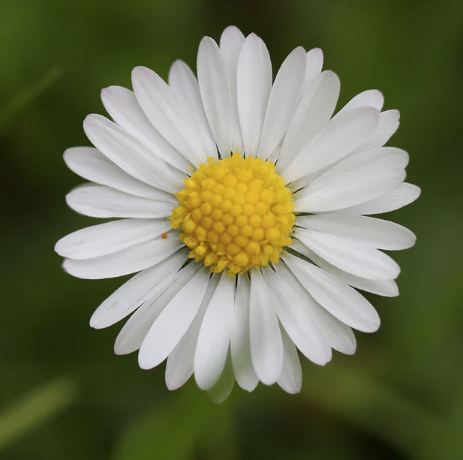
#> input picture demo_images/daisy.png, 463 x 460 px; its folder holds only this picture in this run
$ jupyter execute --allow-errors demo.ipynb
#> lines starting #> are read from the running program, lines starting #| are printed output that depends on the picture; after the words box and inside, x2 and y2 are one past the last pixel; in counts of white or black regions, pixels touching at a corner belong together
### canny_operator.py
import numpy as np

class canny:
    '''
    Canny edge operator

    Computes a binary edge corresponding to local spatial gradient maxima in the image.

    Parameters
    __________
    sigma: Standard deviation of the Gaussian kernel (float)
    k: Kernel width (int - k = 6*sigma-1 by default)
    t_lo: Lower threshold (float between 0 and 1, and lower or equal to t_hi - t_lo = 0.25 by default)
    t_hi: Upper threshold (float between 0 and 1, and greater or equal to t_lo - t_hi = 0.5 by default)

    Returns
    _______
    '''

    def __init__(self, sigma, k = None, t_lo = 0.25, t_hi = 0.5):
        self.sigma = sigma
        self.k = k
        self.t_lo = t_lo
        self.t_hi = t_hi
        self.H = None

    def _DoG1(self):
        '''
        1D Derivative of Gaussian (DoG) kernel.
        The kernel is horizontal by definition with dimensions (1,k).
        If no value of k is provided, it is automatically set to: k = 6*sigma - 1

        Parameters
        __________
        sigma: Standard deviation of the Gaussian kernel (float)
        k: Kernel width (int)

        Returns
        _______
        H: 1D Gaussian kernel (1,k)
        '''

        if self.k == None:
            self.k = 3 * 2 * int(self.sigma) - 1

        H = np.zeros((1, self.k))
        center = int(self.k / 2)

        for i in range(self.k):
            x = i - center
            H[0, i] = (-x / self.sigma ** 2) * (1 / (np.sqrt(2 * np.pi * self.sigma ** 2))) * (np.exp(-x ** 2 / (2 * self.sigma ** 2)))

        H /= np.sum(H)

        return H

    def _convolve(self, I, H):
        '''
        Computes the convolution of the input image (I) with kernel (H).
        Reflection padding is used to accomodate convolutional operations near the edges of the image.

        Parameters
        __________
        I: Input image (2D uint8 array)
        H: Kernel (-)

        Returns
        _______
        F: Convolution of image with kernel.

        '''
        delta_y = int(H.shape[0] / 2)
        delta_x = int(H.shape[1] / 2)

        I_pad = np.zeros((I.shape[0] + delta_y * 2, I.shape[1] + delta_x * 2))
        I_pad[delta_y:(I.shape[0] + delta_y), delta_x:(I.shape[1] + delta_x)] = I

        F_pad = np.zeros((I_pad.shape))

        # Mirroring to remove edge effects
        # x
        if delta_x > 0:
            I_pad[:, 0:delta_x] = np.flip(I_pad[:, delta_x:2 * delta_x], axis=1)
            I_pad[:, -delta_x:] = np.flip(I_pad[:, -2 * delta_x:-delta_x], axis=1)
        # y
        if delta_y > 0:
            I_pad[0:delta_y, :] = np.flip(I_pad[delta_y:2 * delta_y, :], axis=0)
            I_pad[-delta_y:, :] = np.flip(I_pad[-2 * delta_y:-delta_y, :], axis=0)

        for i in range(delta_y, I.shape[0] + delta_y):
            for j in range(delta_x, I.shape[1] + delta_x):
                F_pad[i, j] = np.sum(I_pad[(i - delta_y):(i + delta_y + 1), (j - delta_x):(j + delta_x + 1)] * H)

        F = F_pad[delta_y:(I.shape[0] + delta_y), delta_x:(I.shape[1] + delta_x)]

        return F

    def _compute_gradient(self, X):
        '''
        Computes the derivative of the image using the precomputed 1D DoG kernel.
        This is done using two 1D convolution for simplicity.

        Parameters
        __________
        X: Image (2D uint8 array)

        Returns
        _______
        Gx: Horizontal gradient (2D float array)
        Gy: Vertical gradient (2D float array)

        '''

        DoG = self._DoG1()
        Gx = self._convolve(X, DoG)
        Gy = self._convolve(X, DoG.T)
        return Gx, Gy

    def _get_orientation(self, Gx, Gy):
        '''
        Computes the orientation of each pixel using its corresponding vertical and horizontal gradient values.
        The computational trick discussed in Burger and Burge's book (Digital Image Processing: An Algorithmic Introduction Using Java, 2008) is used to get around angle computation
        Orientation classes (quadrant labels) : 0 (left - right), 1 (top left - bottom right), 2 (top - bottom), 3 (top right - bottom left)

        Parameters
        __________
        Gx: Horizontal gradient (2D float array)
        Gy: Vertical gradient (2D float array)

        Returns
        _______
        orientation: Quadrant values between 0 and 3 (2D int array)
        '''

        # Computing gradient
        G = np.sqrt(Gx ** 2 + Gy ** 2)
        G /= G.max()

        # Computational trick: by rotating the octants and clever use of mirroring, we can limit the analysis to a single quadrant, and without the need for angle computation via arctan2
        angle_rot = np.pi / 8

        # Rotating by pi/8 clockwise -- bear in mind the image's y-axis points downwards!
        Gx_rot = Gx * np.cos(angle_rot) - Gy * np.sin(angle_rot)
        Gy_rot = Gx * np.sin(angle_rot) + Gy * np.cos(angle_rot)

        # Mirroring octants to upper quadrants
        Gx_rot[Gy_rot < 0] = - Gx_rot[Gy_rot < 0]
        Gy_rot[Gy_rot < 0] = - Gy_rot[Gy_rot < 0]

        # Orientation assignment (quadrants numbered 0-3)
        orientation = np.zeros((G.shape))
        orientation[(Gx_rot >= 0) & (Gy_rot > Gx_rot)] = 1
        orientation[(Gx_rot < 0) & (Gy_rot > -Gx_rot)] = 2
        orientation[(Gx_rot < 0) & (-Gx_rot >= Gy_rot)] = 3

        return orientation

    def _nms(self, G, orientation):
        '''
        Non-maxima suppression

        Thins the input gradient magnitude array by preserving local gradient magnitude maxima in the direction given by the orientation class (0-3).
        Pixels are scanned via a 3x3 kernel and their magnitudes are compared to the pixels in their respective 8-neighborhoods.

        Parameters
        __________
        G: Gradient magnitude (2D float array)
        orientation: Quadrant values between 0 and 3 (2D int array)

        Returns
        _______
        E_nms: Thinned gradient map (2D 1/0's array)
        '''

        # Mirror/reflection padding
        G_pad = np.zeros((G.shape[0] + 2, G.shape[1] + 2))
        G_pad[1:(G.shape[0] + 1), 1:(G.shape[1] + 1)] = G

        # Declaring placeholder
        E_nms = np.ones(G.shape)

        for i in range(1, G.shape[0]):
            for j in range(1, G.shape[1]):
                # Scanning each value
                K = G_pad[i - 1:i + 2, j - 1:j + 2]
                if K[1, 1] < self.t_lo:
                    E_nms[i - 1, j - 1] = False
                elif orientation[i, j] == 0:
                    if np.argmax(K[1, :]) != 1:
                        E_nms[i - 1, j - 1] = 0
                elif orientation[i, j] == 1:
                    if np.argmax(np.diag(K)) != 1:
                        E_nms[i - 1, j - 1] = 0
                elif orientation[i, j] == 2:
                    if np.argmax(K[:, 1]) != 1:
                        E_nms[i - 1, j - 1] = 0
                else:
                    if np.argmax(np.diag(np.fliplr(K))) != 1:
                        E_nms[i - 1, j - 1] = 0
        return E_nms

    def _hystt(self, G, E_nms):
        '''
        Hysteresis thresholding

        Edge pixels obtained after NMS are preserved if (1) their gradient magnitude is higher than the provided upper threshold (t_hi),
        OR (2) their gradient magnitude is between the upper and lower thresholds (t_hi and t_low, respectively) AND they are 8-connected
        to a pixel meeting condition (1).

        Parameters
        __________
        G: Gradient magnitude (2D float array)
        E_nms: Thinned gradient map (2D 1/0's array)

        Returns
        E: Object edge (2D 1/0's array)
        _______
        '''

        E = (G * E_nms) > self.t_lo
        args = np.argwhere(E)

        for i in range(len(args)):
            # Scanning each value
            y1 = np.max((0, args[i, 0] - 1))
            y2 = np.min((E_nms.shape[0], args[i, 0] + 2))
            x1 = np.max((0, args[i, 1] - 1))
            x2 = np.min((E_nms.shape[1], args[i, 1] + 2))

            if np.max(G[y1:y2, x1:x2]) < self.t_hi:
                E[args[i, 0], args[i, 1]] = 0

        return E

    def fit_predict(self, X):
        '''
        Running the Canny edge detection algorithm.

        Parameters
        __________
        X: Image (2D uint8 array)

        Returns
        E: Object edge (2D 1/0's array)
        _______
        '''
        Gx, Gy = self._compute_gradient(X)
        alpha = self._get_orientation(Gx,Gy)

        G = np.sqrt(Gx**2 + Gy**2)
        G /= G.max()

        E_nms = self._nms(G, alpha)
        E = self._hystt(G, E_nms)

        return E

    def _thicken(self, E, H = np.array([[0, 1, 0], [1, 1, 1], [0, 1, 0]])/5, n = 1):
        '''
        Thickening 1D edges by repeated convolutions (n times) with the provided kernel H.

        Parameters
        __________
        E: Object edge (2D 1/0's array)
        H: Kernel (3x3 cross kernel by default)
        n: Number of convolution iterations (one by default)

        Returns
        E_thick: Thickened object edge (2D 1/0's array)
        _______
        '''
        E_thick = E.copy()
        for i in range(n):
            E_thick = self._convolve(E_thick, H)
        return E_thick/E_thick.max()

### demo.ipynb
# Short demo

In this notebook is a short demo of my personal implementation of Canny's operator from [Canny (1998)](https://ieeexplore.ieee.org/document/4767851), using $\texttt{numpy}$ only.
\
\
I took the liberty to adapt the original approach by adding some small modifications, based on recommendations in Burger and Burge's book [("Digital Image Processing: An Algorithmic Introduction Using Java", 2008)](https://link.springer.com/book/10.1007/978-1-4471-6684-9). The DoG (Derivative of Gaussian) kernel is used to combine Gaussian filtering and gradient computation into one single step. 2D convolutions are performed via 2 repeated convolutions with 1D kernel for simplicity. A computational trick discussed in the aforementioned book simplifies the edge orientation stage by eliminating the need for angle computation.
\
\
In this notebook, I run my implementation on grayscale images of four flower species (daisy, rose, lotus, violet) and show the results. Model parameters are fixed for simplicity. Tuning both $t_{lo}$ and $t_{hi}$ may yield better results, but bear in mind there is no quick, state-of-the-art method to predict both *a priori* (a close contender is [(Yitzhaky and Peli, 2003)](https://ieeexplore.ieee.org/document/1217608)'s method, but it is recursive and based on heuristics, in addition to being computationally-demanding).

[cell 1]
# Loading packages
import cv2 # Loading images
import matplotlib.pyplot as plt # Plotting
import time # Computation time
from canny_operator import canny # Loading the implementation

[cell 2]
plt.rcParams['text.usetex'] = True # TeX font
plt.rcParams['font.family'] = 'serif' # Serif type
plt.rcParams['text.latex.preamble'] = r'\usepackage{amsmath}' # AMS-LaTeX package

[cell 3]
# Parameters
sigma = 2 # Standard deviation of DoG kernel
t_lo = 0.05 # Lower threshold
t_hi = .2 # Upper threshold

# Demo image titles
species = ['daisy', 'rose', 'lotus', 'violet']

[cell 4]
# Plotting the results
fig = plt.figure(figsize = (10,4.5), dpi = 300)

#> (the rest of this cell did not finish here and is left out)

    E = model.fit_predict(I)
#> after the loop in _convolve, `for i in range(delta_y, I.shape[0] + delta_y):`:
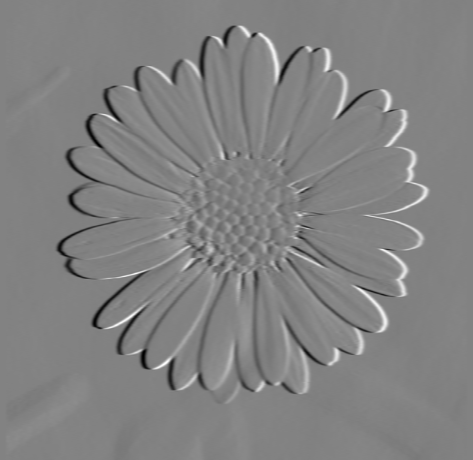
#> F_pad: shape (460, 473) float64; min -2.27e+18, max 2.17e+18, mean -1.2e+15; drawn with min black and max white
#> in _convolve (call 2), `I_pad[-delta_y:, :] = np.flip(I_pad[-2 * delta_y:-delta_y, :], axis=0)`:
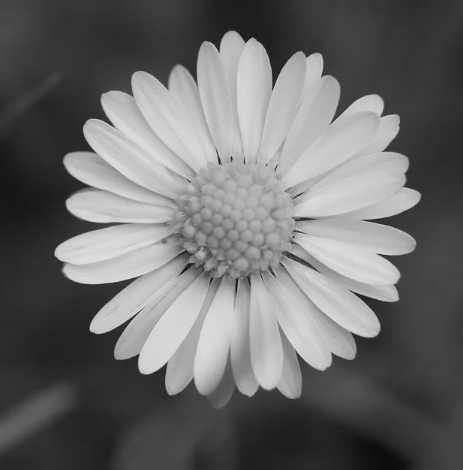
#> I_pad: shape (470, 463) float64; min 10, max 230, mean 107
#> after the loop in _convolve (call 2), `for i in range(delta_y, I.shape[0] + delta_y):`:
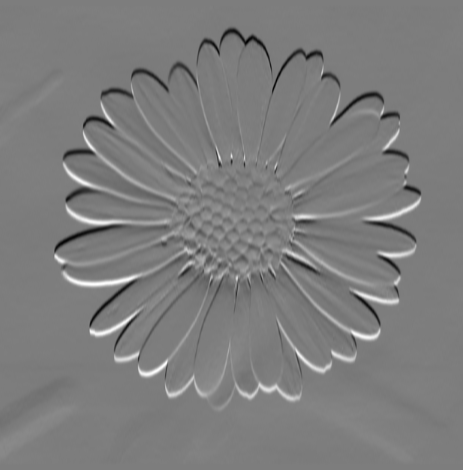
#> F_pad: shape (470, 463) float64; min -2.23e+18, max 2.3e+18, mean 1.19e+15; drawn with min black and max white
#> in _get_orientation, `Gx_rot[Gy_rot < 0] = - Gx_rot[Gy_rot < 0]`:
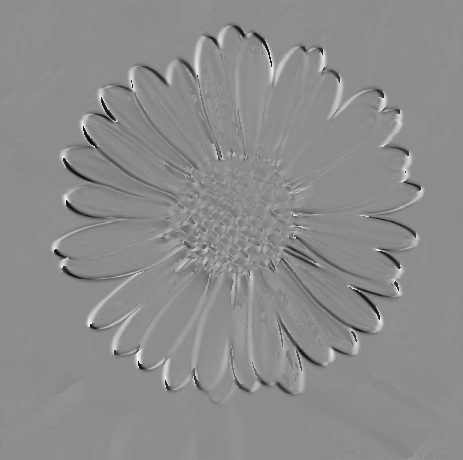
#> Gx_rot: shape (460, 463) float64; min -2.82e+18, max 2.28e+18, mean -1.36e+16; drawn with min black and max white
#> in fit_predict, `alpha = self._get_orientation(Gx,Gy)`:
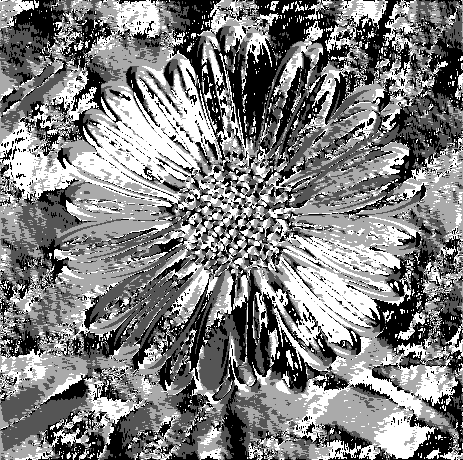
#> alpha: shape (460, 463) float64; min 0, max 3, mean 1.51; drawn with min black and max white
#> in _nms, `G_pad[1:(G.shape[0] + 1), 1:(G.shape[1] + 1)] = G`:
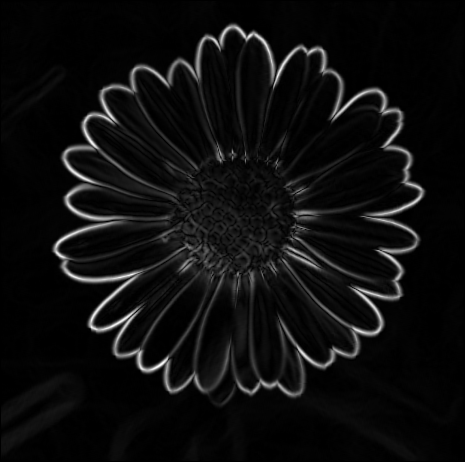
#> G_pad: shape (462, 465) float64; min 0, max 1, mean 0.0566
#> after the loop in _nms, `for i in range(1, G.shape[0]):`:
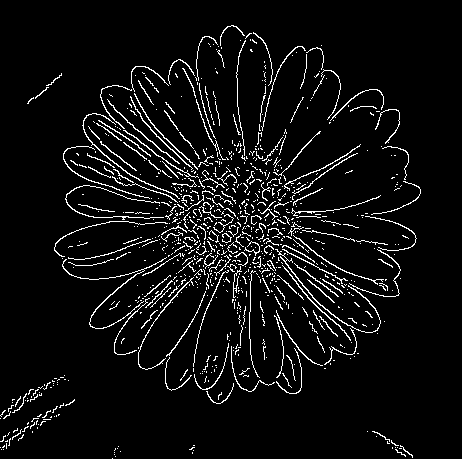
#> E_nms: shape (460, 463) float64; values 0 (black) and 1 (white), 6.2% white in thin lines or dots
#> in _hystt, `E = (G * E_nms) > self.t_lo`:
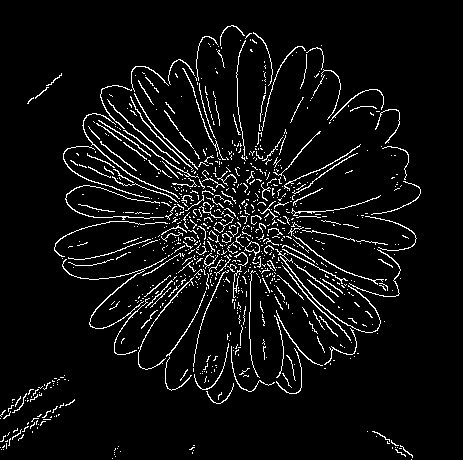
#> E: shape (460, 463) bool; 5.8% white in thin lines or dots, all inside (x1, y1, x2, y2) = (0, 25, 421, 460)
#> in _hystt, `args = np.argwhere(E)`: args = 12247 pairs, first value 25 to 459, second value 0 to 420
#> the loop in _hystt, `for i in range(len(args)):` made 12247 passes
#> (y1, y2, x1, x2) on passes 1 to 3: (24, 27, 230, 233), (24, 27, 231, 234), (24, 27, 232, 235)
#> after the loop in _hystt, `for i in range(len(args)):`:
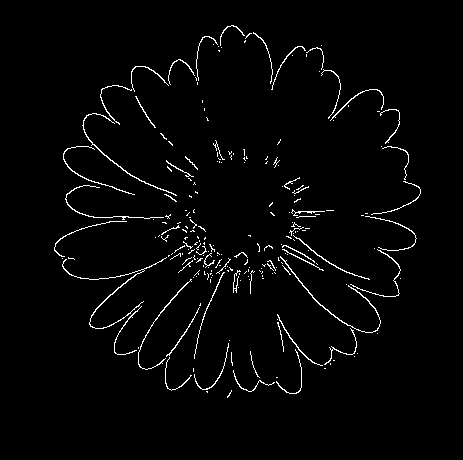
#> E: shape (460, 463) bool; 2.3% white in thin lines or dots, all inside (x1, y1, x2, y2) = (54, 25, 421, 398)
    print(f'[Image {i}] Computation time: {time.time() - start:.2} (s)')

    # For visibility purposes only : thickening edges by a convolution with a cross kernel (5 iterations)
    E = model._thicken(E,n = 5)
#> in _thicken, `return E_thick/E_thick.max()`:
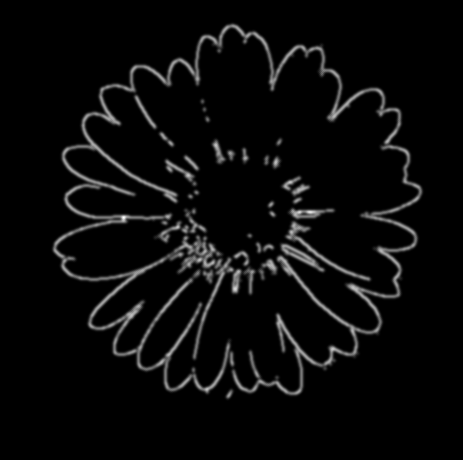
#> returned value: shape (460, 463) float64; min 0, max 1, mean 0.0393

    # Plotting
    ax = fig.add_subplot(2,len(species),i+1)
    ax.imshow(I, vmin = 0, vmax = 255, cmap = 'gray', alpha = 1)
    ax.set_title(fr'{j}', fontsize = 20)
    ax.axis('off')

    ax = fig.add_subplot(2,len(species),i+1+4)
    ax.imshow(I, vmin=0, vmax=255, cmap='gray', alpha=1)
    ax.imshow(E, vmin = 0, vmax = 1, cmap = 'Reds', alpha = .5)
    ax.axis('off')

plt.tight_layout()
plt.show()

As you can see, the model does a pretty good job at drawing edges around the provided images!
\
\
**Note 1**: Note that model parameters were kept fixed throughout. In an ideal case, you would be tweaking standard deviation, width, and hysteresis thresholds to reach the targeted result.
\
\
**Note 2**: Realistically, the edges obtained from raw data will often be noisy and unusable. One should consider filtering the image using non-linear, edge-preserving filters to emphasize high-gradient regions and smooth the homogeneous background. In this case, I handpicked good quality images to simplify the process.
